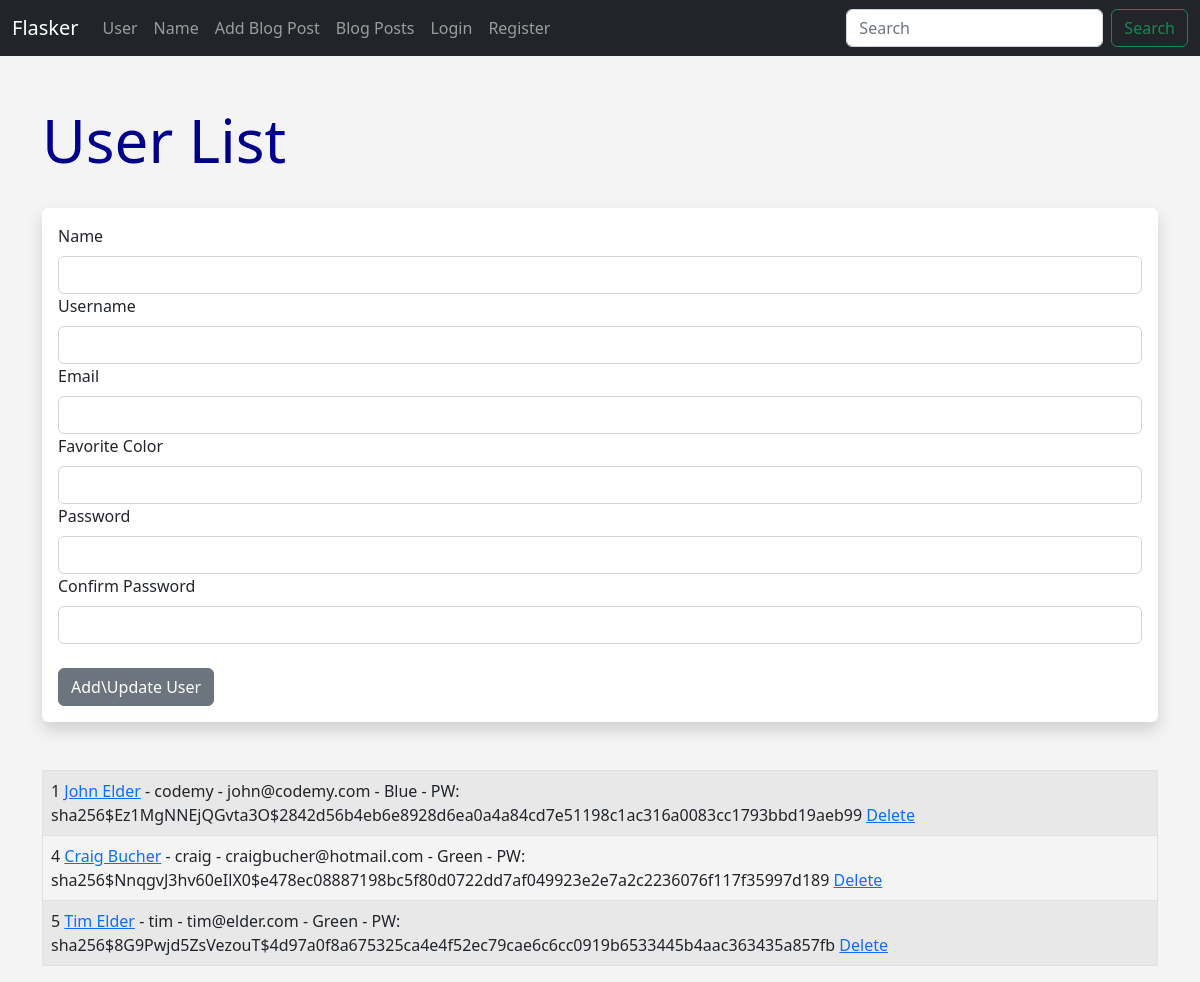
Screenshot of /user/add with the database file from the repository.
### models.py (models this page shows, shortened)
class Users(db.Model, UserMixin):
    id = db.Column(db.Integer, primary_key=True) # gets assigned automatically, since primary key
    username = db.Column(db.String(20), nullable=False)
    name = db.Column(db.String(200), nullable=False) # max length=200, cannot be blank
    email = db.Column(db.String(120), nullable=False, unique=True) # must be unique
    date_added = db.Column(db.DateTime, default=datetime.utcnow)
    favorite_color = db.Column(db.String(120))
    about_author = db.Column(db.Text(500), nullable=True)
    profile_pic = db.Column(db.String(), nullable=True)
    password_hash = db.Column(db.String(128))
    posts = db.relationship('Posts', backref='poster')
    @property
    def password(self):
        raise AttributeError('Password is not a readable attribute!') # shows error if something goes wrong

### app.py (the view, shortened to what this page needs)
@app.route('/user/add', methods=['GET', 'POST'])
def add_user():
    name = None
    form = UserForm()
    our_users = Users.query.order_by(Users.date_added)
    return render_template('add_user.html', form=form, name=name, our_users=our_users)

### forms.py
class UserForm(FlaskForm):
    name = StringField('Name', validators=[DataRequired()])
    username = StringField('Username', validators=[DataRequired()])
    email = StringField('Email', validators=[DataRequired()])
    favorite_color = StringField('Favorite Color')
    password_hash = PasswordField('Password', validators=[DataRequired(), EqualTo('password_hash2')])
    password_hash2 = PasswordField('Confirm Password', validators=[DataRequired()])
    submit = SubmitField('Add\\Update User') # 'submit' button
    about_author = TextAreaField('About Author')
    profile_pic = FileField("Profile Pic")

class SearchForm(FlaskForm):
	searched = StringField("Searched", validators=[DataRequired()])
	submit = SubmitField("Submit")

### app.py (called while the page is built)
@app.context_processor
def base(): # caled base because passing into 'base.html', but could be called anything
	form = SearchForm()
	return dict(form=form)

### templates/add_user.html (shortened to what this page needs)
{% extends 'base.html' %}
{% block content %}
{% if name %}
    <h1>Hello, {{ name}}!</h1>
    <br/>
    <br/><br/>
    {% else %}
    <h1>User List</h1>
    <br/>
    <div class="shadow p-3 mb-5 bg-body rounded">
    <form method="POST">
        {{ form.name.label(class="form-label") }}
        {{ form.name(class="form-control") }}
        {{ form.username.label(class="form-label") }}
        {{ form.username(class="form-control") }}
        {{ form.email.label(class="form-label") }}
        {{ form.email(class="form-control") }}
        {{ form.favorite_color.label(class="form-label") }}
        {{ form.favorite_color(class="form-control") }}
        {{ form.password_hash.label(class="form-label") }}
        {{ form.password_hash(class="form-control") }}
        {{ form.password_hash2.label(class="form-label") }}
        {{ form.password_hash2(class="form-control") }}
        <br/>
        {{ form.submit(class="btn btn-secondary") }}
    </form>
</div>
{% endif %}
<table class="table table-hover table-bordered table-striped">
{% for our_user in our_users %}
    <tr>
    <td>{{ our_user.id }} <a href="{{ url_for('update', id=our_user.id) }}"> {{ our_user.name }}</a> - {{ our_user.username }} - {{ our_user.email }} - {{ our_user.favorite_color }} - PW: {{ our_user.password_hash}} <a href="{{ url_for('delete', id=our_user.id) }}">Delete</a></td>
    </tr>
{% endfor %}
</table>
{% endblock %}

### static/css/style.css (style rules this page uses)
h1 { color: darkblue; font-size: 60px; }
body { background: #f4f4f4; }

### rows the page displays
Users: id "1", name "John Elder", username "codemy", email "john@codemy.com", favorite_color "Blue", password_hash "sha256$Ez1MgNNEjQGvta3O$2842d56b4eb6e8928d6ea0a4a84cd7e51198c1ac316a0083cc1793bbd19aeb99"
Users: id "4", name "Craig Bucher", username "craig", email "craigbucher@hotmail.com", favorite_color "Green", password_hash "sha256$NnqgvJ3hv60eIlX0$e478ec08887198bc5f80d0722dd7af049923e2e7a2c2236076f117f35997d189"
Users: id "5", name "Tim Elder", username "tim", email "tim@elder.com", favorite_color "Green", password_hash "sha256$8G9Pwjd5ZsVezouT$4d97a0f8a675325ca4e4f52ec79cae6c6cc0919b6533445b4aac363435a857fb"
